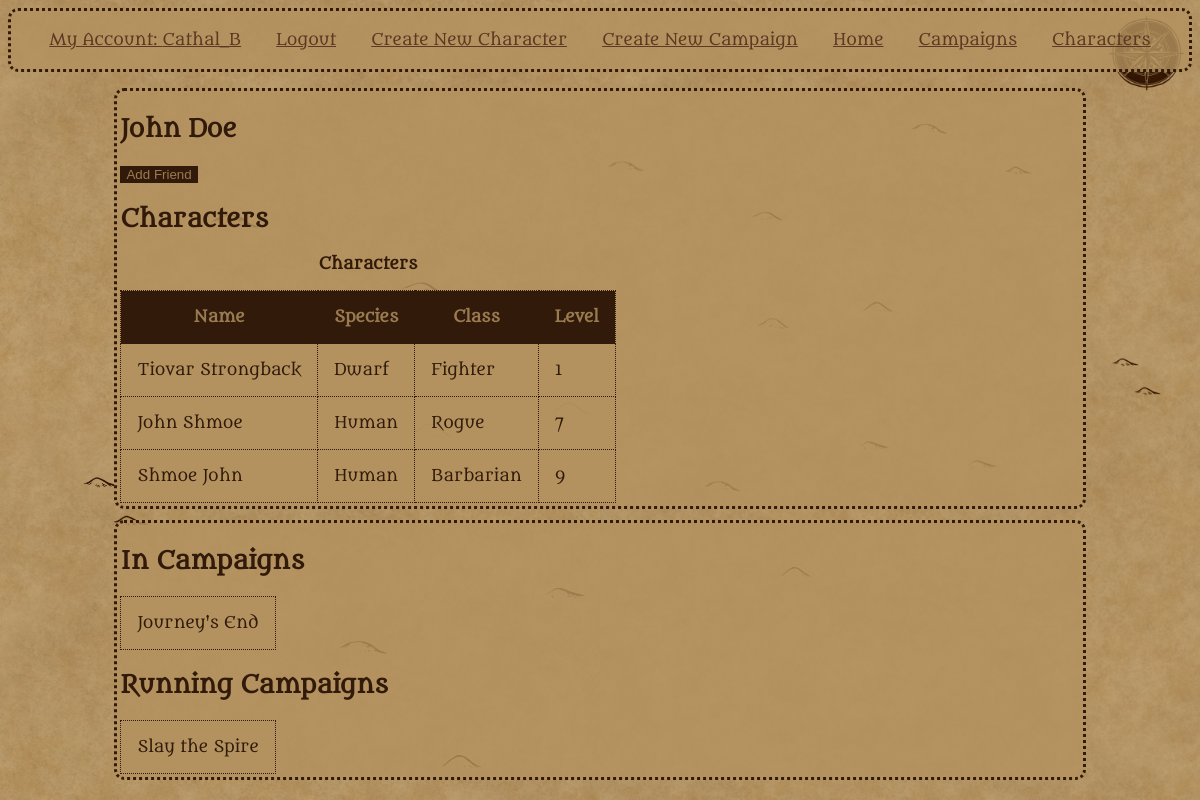
The page /user/John Doe (signed in) on the database its author committed.
### tables this page shows
CREATE TABLE users
(
    user_id TEXT PRIMARY KEY,
    password TEXT NOT NULL
);

CREATE TABLE characters
(
  character_id INTEGER PRIMARY KEY AUTOINCREMENT,
  user_id TEXT NOT NULL,
  name TEXT NOT NULL,
  species TEXT NOT NULL,
  level INTEGER NOT NULL,
  class TEXT NOT NULL,
  FOREIGN KEY (user_id) REFERENCES users(user_id)
);

CREATE TABLE campaigns
(
    campaign_id INTEGER PRIMARY KEY AUTOINCREMENT,
    dm_id TEXT NOT NULL,
    name TEXT NOT NULL,
    description TEXT NOT NULL,
    FOREIGN KEY (dm_id) REFERENCES users(user_id)
);

### app.py (the view, shortened to what this page needs)
@app.route("/user/<user_id>", methods=["GET", "POST"])
@login_required
def user(user_id):
    form = FriendForm()
    db = get_db()
    user_data = db.execute("""SELECT * FROM users WHERE user_id = ?""",(user_id,)).fetchone()
    characters = db.execute("""SELECT * FROM characters WHERE user_id = ?""", (user_id,)).fetchall()
    in_campaigns = db.execute("""SELECT * FROM campaigns
                               WHERE campaign_id in (
                               SELECT campaign_id FROM in_campaign
                               WHERE user_id = ?)""", (user_id,)).fetchall()
    running = db.execute("""SELECT * FROM campaigns
                               WHERE dm_id = ?""", (user_id,)).fetchall()
    print(running)
    outgoing = []
    incoming = []
    friends = []
    if session["user_id"] != user_id:
        friend = db.execute("""SELECT * FROM friends
                              WHERE (user_id = ? AND friend_id = ?)
                              OR (friend_id = ? AND user_id = ?)""",(session["user_id"],user_id,session["user_id"],user_id)).fetchone()
        print(friend)
    return render_template("user.html", characters = characters, user_data = user_data, form = form,
                           friends = friends, outgoing = outgoing,
                             incoming = incoming, in_campaigns = in_campaigns, running = running)

### forms.py
class FriendForm(FlaskForm):
    submit = SubmitField("Add Friend")

### app.py (called while the page is built)
@app.before_request
def load_logged_in_user():
    g.user = session.get("user_id",None)

def login_required(view):
    @wraps(view)
    def wrapped_view(*args, **kwargs):
        if g.user is None:
            return redirect(url_for("login"))
        return view(*args, **kwargs)
    return wrapped_view

### database.py (called while the page is built)
def get_db():
    if "db" not in g:
        g.db = sqlite3.connect(DATABASE,
            detect_types=sqlite3.PARSE_DECLTYPES
        )
        g.db.row_factory = sqlite3.Row
        g.db.execute("PRAGMA foreign_keys = ON") #learned from sqlite documentation, foreign keys apparently aren't enforced by default.
    return g.db

### templates/user.html (shortened to what this page needs)
{% extends "base.html" %}
{% block main_content %}
    <section>
    <h1>{{user_data['user_id']}}</h1>
    {% if user_data['user_id'] != g.user %}
        <form action="" method="POST" novalidate>
            {{form.submit()}}
        </form>
    {% endif %}
    <h2>Characters</h2>
    <table>
        <caption>Characters</caption>
        <th scope="col">Name</th>
        <th scope="col">Species</th>
        <th scope="col">Class</th>
        <th scope="col">Level</th>
    {% for character in characters %}
        <tr>
        <td>{{ character["name"]}}</td>
        <td>{{ character["species"] }}</td>
        <td>{{ character["class"]}}</td>
        <td>{{ character["level"] }}</td>
        </tr>
    {%endfor%}
    </table>
    </section>
    <section>
    <h2>In Campaigns</h2>
    <table>
    {% for campaign in in_campaigns %}
        <tr>
        <td>{{ campaign["name"] }}</td>
        </tr>
    {%endfor%}
    </table>
    <h2>Running Campaigns</h2>
    <table>
    {% for campaign in running %}
        <tr>
        <td>{{ campaign["name"] }}
        </td>
        </tr>
    {%endfor%}
    </table>
    </section>
{% endblock %}

### static/styles.css (style rules this page uses)
:root { font-size: 16px; height: 100%; }
html { --base-colour: #311a0a; --bg--colour: #b49260ce; background-image: url('mobile_map.jpg'), url('tile_widescreen.jpg'); background-position: top right, center; background-repeat: no-repeat, repeat; background-size: contain; background-color: var(--bg--colour); }
body { font-family: Metamorphous, serif; color: var(--base-colour); text-decoration: none; }
section { border: 0.2em dotted var(--base-colour); border-radius: 10px; padding: 0.2em; margin-bottom: 1em; background-color: var(--bg--colour); width: 90%; margin:1% auto; }
th, td { border: 0.1em dotted var(--base-colour); padding: 1em; background-color: var(--bg--colour); }
table { border-collapse: collapse }
caption { font-weight: bold; padding-bottom: 1em; }
caption+tbody>tr>th { background-color: var(--base-colour); color: var(--bg--colour); }
input, select { background-color: var(--base-colour); color: var(--bg--colour); border: #654834; }

### rows shown on the page
users: user_id "John Doe"
characters: name "Tiovar Strongback", species "Dwarf", class "Fighter", level "1"
characters: name "John Shmoe", species "Human", class "Rogue", level "7"
characters: name "Shmoe John", species "Human", class "Barbarian", level "9"
campaigns: name "Journey's End"
campaigns: name "Slay the Spire"

### other values the page prints
{{ g.user }} "Cathal_B"
